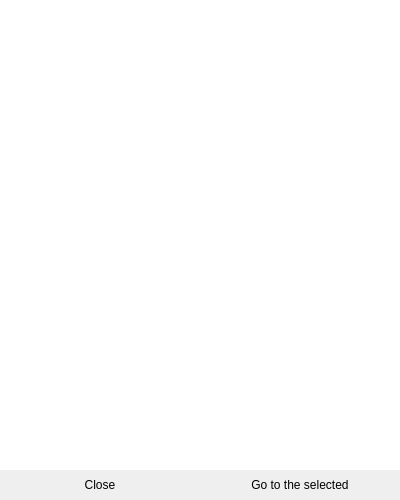
<?xml version="1.0" encoding="UTF-8"?>
<ui version="4.0">
 <class>BookTableOfContents</class>
 <widget class="QDialog" name="BookTableOfContents">
  <property name="geometry">
   <rect>
    <x>0</x>
    <y>0</y>
    <width>400</width>
    <height>500</height>
   </rect>
  </property>
  <property name="sizePolicy">
   <sizepolicy hsizetype="Preferred" vsizetype="Preferred">
    <horstretch>0</horstretch>
    <verstretch>0</verstretch>
   </sizepolicy>
  </property>
  <property name="minimumSize">
   <size>
    <width>400</width>
    <height>500</height>
   </size>
  </property>
  <property name="maximumSize">
   <size>
    <width>400</width>
    <height>600</height>
   </size>
  </property>
  <property name="windowTitle">
   <string>Dialog</string>
  </property>
  <layout class="QVBoxLayout" name="verticalLayout_2">
   <property name="spacing">
    <number>0</number>
   </property>
   <property name="leftMargin">
    <number>0</number>
   </property>
   <property name="topMargin">
    <number>0</number>
   </property>
   <property name="rightMargin">
    <number>0</number>
   </property>
   <property name="bottomMargin">
    <number>0</number>
   </property>
   <item>
    <widget class="QListWidget" name="TableOfContents">
     <property name="frameShape">
      <enum>QFrame::NoFrame</enum>
     </property>
     <property name="frameShadow">
      <enum>QFrame::Plain</enum>
     </property>
     <property name="horizontalScrollBarPolicy">
      <enum>Qt::ScrollBarAlwaysOff</enum>
     </property>
     <property name="editTriggers">
      <set>QAbstractItemView::NoEditTriggers</set>
     </property>
     <property name="showDropIndicator" stdset="0">
      <bool>false</bool>
     </property>
     <property name="spacing">
      <number>5</number>
     </property>
    </widget>
   </item>
   <item>
    <layout class="QHBoxLayout" name="horizontalLayout">
     <item>
      <widget class="QPushButton" name="Close">
       <property name="minimumSize">
        <size>
         <width>0</width>
         <height>30</height>
        </size>
       </property>
       <property name="maximumSize">
        <size>
         <width>16777215</width>
         <height>30</height>
        </size>
       </property>
       <property name="styleSheet">
        <string notr="true"/>
       </property>
       <property name="text">
        <string>Close</string>
       </property>
       <property name="flat">
        <bool>true</bool>
       </property>
      </widget>
     </item>
     <item>
      <widget class="QPushButton" name="GoTo">
       <property name="minimumSize">
        <size>
         <width>0</width>
         <height>30</height>
        </size>
       </property>
       <property name="maximumSize">
        <size>
         <width>16777215</width>
         <height>30</height>
        </size>
       </property>
       <property name="text">
        <string>Go to the selected</string>
       </property>
       <property name="flat">
        <bool>true</bool>
       </property>
      </widget>
     </item>
    </layout>
   </item>
  </layout>
 </widget>
 <resources/>
 <connections/>
</ui>
